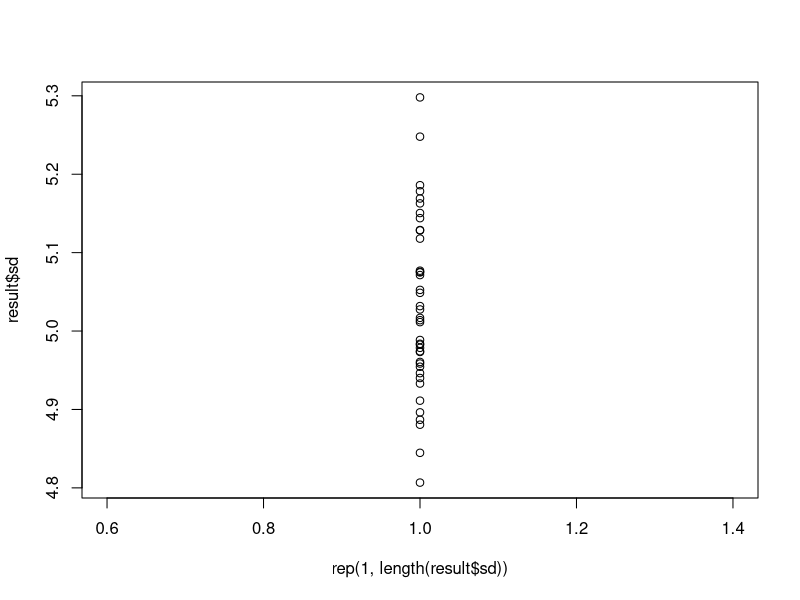

This figure's R source:
rm(list = ls()); gc()

library(dplyr)

simulaciones_prueba <- 40
ciclos_prueba <- 1000
poblacion_prueba <- 101

data_prueba <- NULL
group <- sample(
  c(0, 1),
  size = simulaciones_prueba * ciclos_prueba * poblacion_prueba,
  replace = T
)

data_prueba <- as.data.frame(group)

data_prueba$simulacion <- rep(
  1:simulaciones_prueba,
  ciclos_prueba * poblacion_prueba
)

data_prueba <- data_prueba[order(data_prueba$simulacion),]

data_prueba$ciclo <- rep(
  1:ciclos_prueba,
  simulaciones_prueba * poblacion_prueba
)

data_prueba <- data_prueba[order(data_prueba$ciclo),]

data_prueba$agente <- rep(
  1:poblacion_prueba,
  simulaciones_prueba * ciclos_prueba
)

group_data_prueba <- data_prueba %>%
  group_by(simulacion, ciclo) %>%
  summarize(
    sum_ones = sum(group, na.rm = TRUE)
  )

result <- group_data_prueba %>%
  group_by(simulacion) %>%
  summarize(
    m = mean(sum_ones, na.rm = TRUE),
    sd = sd(sum_ones, na.rm = TRUE)
  )

plot(rep(1, length(result$sd)), result$sd)
